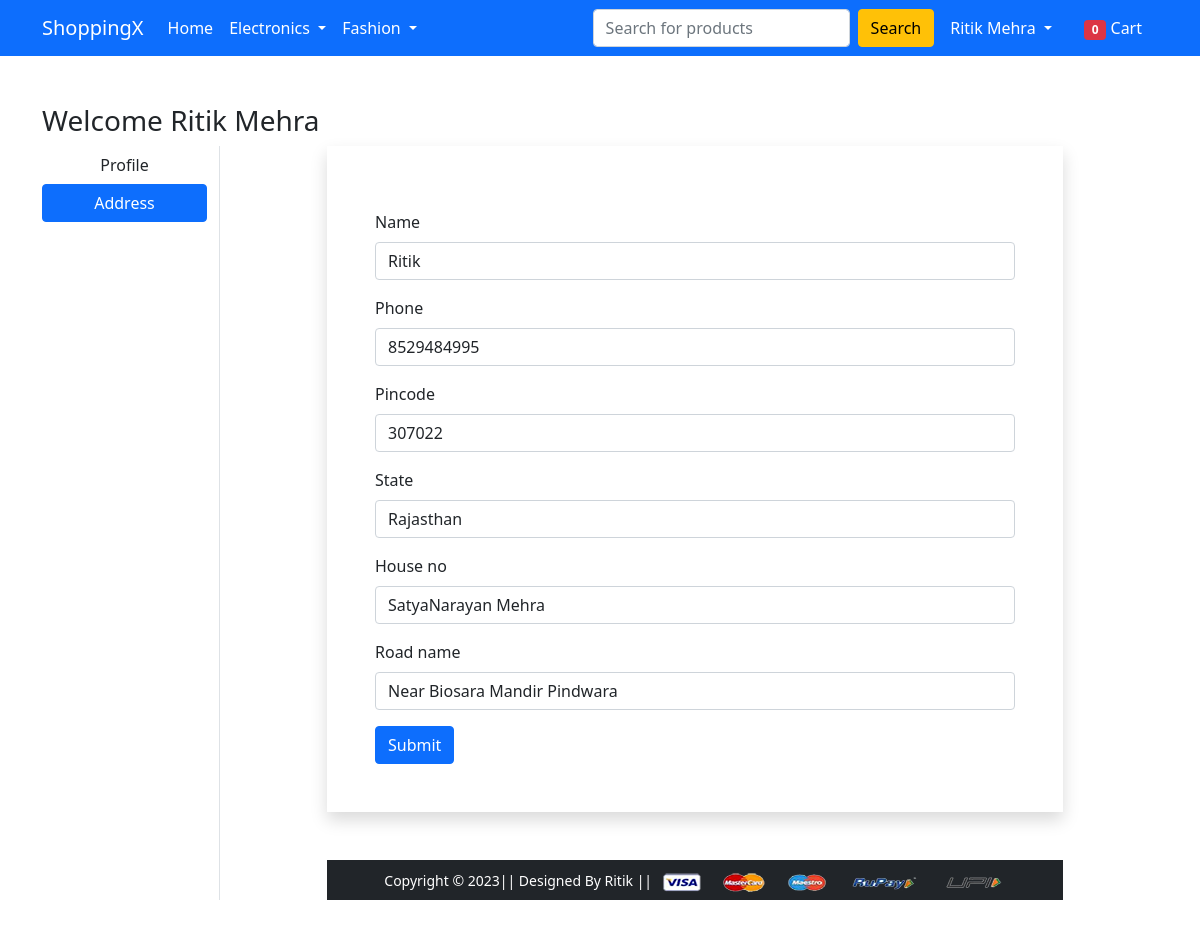
The app's page /profile/address/ (signed in) with its own data.
### User_Account/models.py (models this page shows, shortened)
class CustomUser(AbstractUser):
    username = None
    email = models.EmailField(_("email address"), unique=True)
    name = models.CharField(_("name"), max_length=30, blank=False)
    phoneNumberRegex = val(regex = r"^\+?1?\d{8,15}$")
    Phone = models.CharField(_("Phone"),validators = [phoneNumberRegex], max_length=15, blank=False)
    USERNAME_FIELD = "email"
    REQUIRED_FIELDS = []
    objects = CustomUserManager()       #Custom User Model Manager

class user_address(models.Model):
    user=models.OneToOneField(CustomUser,on_delete=models.CASCADE,primary_key=True)
    Name=models.CharField(max_length=30,blank=False,null=False)
    Phone=models.CharField(max_length=15,blank=False)
    Pincode=models.CharField(max_length=6,blank=False)
    State=models.CharField(max_length=20,blank=False)
    house_no=models.CharField(max_length=50,blank=False,null=False)
    Road_name=models.CharField(max_length=75,blank=False,null=False)

### User_Account/views.py (the view, shortened to what this page needs)
# urls.py: path('profile/address/', views.address.as_view(),name='address'),
class address(View):
    def get(self,request):
        admin_logout(request)
        if(not request.user.is_authenticated):
            return redirect('login')
        objj=user_address.objects.filter(user=request.user)
        if not objj.exists():
            fm=address_form()
        else:
            for obj in objj:
                initial_dict = {
                    'Name':obj.Name,
                    'Phone':obj.Phone,
                    'Pincode':obj.Pincode,
                    'State':obj.State,
                    'house_no':obj.house_no,
                    'Road_name':obj.Road_name,
                }
            fm=address_form(initial=initial_dict)
        return render(request,'User_Account/address.html',{'form':fm})

### User_Account/context_processors.py (called while the page is built)
def user_cart(request):
    c=0;
    if(request.user.is_authenticated):
      obj=User_cart.objects.filter(user=request.user)
      for o in obj:
          c=c+o.Quantity
    return {'cart_no': c}

### User_Account/views.py (called while the page is built)
def admin_logout(request):
    if(request.user.is_superuser):       #Condition to check if user is admin or not
            logout(request)                #Logout function in django.contrib.auth
            messages.success(request, "Admin has been logout !!!")

### User_Account/templates/User_Account/address.html (shortened to what this page needs)
{% extends 'User_Account/base.html' %}
{% load static %}
{% block main-content %}
<div class="container my-5">
 <div class="row">
  <h3>Welcome {{user.name}}</h3>
  <div class="col-sm-2 border-end">
   <ul class="list-unstyled">
    <li class="d-grid"><a href="{% url 'profile' %}" class="btn">Profile</a></li>
    <li class="d-grid"><a href="{% url 'address' %}" class="btn btn-primary">Address</a></li>
   </ul>
  </div>
  <div class="col-sm-8 offset-sm-1">
    <form action="" method="POST" novalidate class="p-5 shadow">
    {% for field in form %}
        <div class="col-12 mt-3">
          <label class="form-label">{{ field.label }}</label> {{ field }}
        </div>
        {% endfor %}
    <div class="col-12 mt-3">
      <button id="address_btn" type="submit" class="btn btn-primary">Submit</button>
    </div>
   </form>
{% endblock main-content %}

### User_Account/templates/User_Account/base.html (shortened to what this page needs)
<!doctype html>
{% load static %}
{% load mathfilters %}
<html lang="en">
  <head>
    <link href="https://cdn.jsdelivr.net/npm/bootstrap@5.0.0-beta1/dist/css/bootstrap.min.css" rel="stylesheet">
    <link rel="stylesheet" href="{% static 'User_Account/css/owl.carousel.min.css' %}">
    <link rel="stylesheet" href="{% static 'User_Account/css/all.min.css' %}">
    <link rel="stylesheet" href="{% static 'User_Account/css/style.css' %}">
  </head>
  <body>
    <nav class="navbar navbar-expand-lg navbar-dark bg-primary">
     <div class="container">
       <a class="navbar-brand" href="/">ShoppingX</a>
       <div class="collapse navbar-collapse" id="navbarSupportedContent">
         <ul class="navbar-nav me-auto mb-2 mb-lg-0">
           <li class="nav-item">
             <a class="nav-link active" aria-current="page" href="/">Home</a>
           </li>
           <li class="nav-item dropdown">
             <a class="nav-link dropdown-toggle text-white" href="#" id="electronicsDropdown" role="button" data-bs-toggle="dropdown" aria-expanded="false">
               Electronics
             </a>
           </li>
           <li class="nav-item dropdown">
             <a class="nav-link dropdown-toggle text-white" href="#" id="fashionDropdown" role="button" data-bs-toggle="dropdown" aria-expanded="false">
               Fashion
             </a>
           </li>
         </ul>
         <form class="d-flex">
           <input class="form-control me-2" type="search" placeholder="Search for products" aria-label="Search">
           <button class="btn btn-warning" type="submit">Search</button>
         </form>
         <div>
          <ul class="navbar-nav me-auto mb-2 mb-lg-0">
            {% if  request.user.is_authenticated %}
           <li class="nav-item dropdown mx-2">
              <a class="nav-link dropdown-toggle text-white" href="#" id="profileDropdown" role="button" data-bs-toggle="dropdown" aria-expanded="false">
                {{user.name}}
              </a>
            </li>
            <li class="nav-item mx-2">
              <a href="{% url "cart" %}" class="nav-link text-white"><span id="cart_no" class="badge bg-danger">{{cart_no}}</span> Cart </a>
            </li>
            {% endif %}
          </ul>
         </div>
       </div>
     </div>
    </nav>
    {% block main-content %} {% endblock main-content %}
    <footer class="container-fluid bg-dark text-center p-2 mt-5">
        <small class="text-white">Copyright &copy; 2023|| Designed By Ritik || </small>
        <img src="{% static 'app/images/payment.png' %}" alt="" srcset="" class="img-fluid" height="2px">
    </footer>
  </body>
</html>

### records on screen
CustomUser: name "Ritik Mehra"
user_address: form "Ritik" "8529484995" "307022" "Rajasthan" "SatyaNarayan Mehra" "Near Biosara Mandir Pindwara"

### other values on screen
{{ cart_no }} "0"
{{ field.label }} "Name" "Phone" "Pincode" "State" "House no" "Road name"
